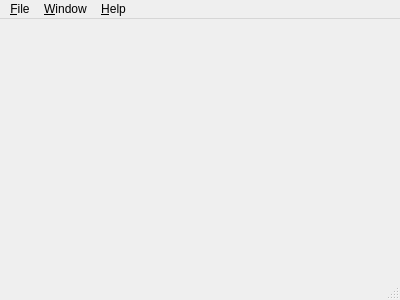
<?xml version="1.0" encoding="UTF-8"?>
<ui version="4.0">
 <class>MainWindow</class>
 <widget class="QMainWindow" name="MainWindow">
  <property name="geometry">
   <rect>
    <x>0</x>
    <y>0</y>
    <width>400</width>
    <height>300</height>
   </rect>
  </property>
  <property name="windowTitle">
   <string>Family Edit</string>
  </property>
  <widget class="QWidget" name="centralWidget"/>
  <widget class="QMenuBar" name="menuBar">
   <property name="geometry">
    <rect>
     <x>0</x>
     <y>0</y>
     <width>400</width>
     <height>21</height>
    </rect>
   </property>
   <widget class="QMenu" name="menu_File">
    <property name="title">
     <string>&amp;File</string>
    </property>
    <addaction name="action_Open"/>
    <addaction name="separator"/>
    <addaction name="action_Exit"/>
   </widget>
   <widget class="QMenu" name="menu_Window">
    <property name="title">
     <string>&amp;Window</string>
    </property>
    <addaction name="action_Close_All"/>
   </widget>
   <widget class="QMenu" name="menu_Help">
    <property name="title">
     <string>&amp;Help</string>
    </property>
    <addaction name="action_About"/>
   </widget>
   <addaction name="menu_File"/>
   <addaction name="menu_Window"/>
   <addaction name="menu_Help"/>
  </widget>
  <widget class="QStatusBar" name="statusBar"/>
  <action name="action_Close_All">
   <property name="text">
    <string>C&amp;lose All</string>
   </property>
   <property name="toolTip">
    <string>Close all windows</string>
   </property>
   <property name="shortcut">
    <string>Ctrl+W</string>
   </property>
   <property name="visible">
    <bool>false</bool>
   </property>
  </action>
  <action name="action_Open">
   <property name="text">
    <string>&amp;Open</string>
   </property>
   <property name="toolTip">
    <string>Open data file</string>
   </property>
   <property name="shortcut">
    <string>Ctrl+O</string>
   </property>
  </action>
  <action name="action_Exit">
   <property name="text">
    <string>E&amp;xit</string>
   </property>
   <property name="toolTip">
    <string>Exit this application</string>
   </property>
   <property name="shortcut">
    <string>Ctrl+Q</string>
   </property>
  </action>
  <action name="action_About">
   <property name="text">
    <string>&amp;About</string>
   </property>
   <property name="toolTip">
    <string>Show the About  project message</string>
   </property>
   <property name="shortcut">
    <string>F1</string>
   </property>
  </action>
 </widget>
 <layoutdefault spacing="6" margin="11"/>
 <resources/>
 <connections>
  <connection>
   <sender>action_Exit</sender>
   <signal>triggered()</signal>
   <receiver>MainWindow</receiver>
   <slot>close()</slot>
   <hints>
    <hint type="sourcelabel">
     <x>-1</x>
     <y>-1</y>
    </hint>
    <hint type="destinationlabel">
     <x>199</x>
     <y>149</y>
    </hint>
   </hints>
  </connection>
 </connections>
</ui>
